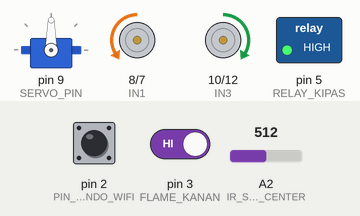
Recording of a sketch running on a simulated Arduino Uno, built with avr-gcc and run on an emulated ATmega328P. Parts: servo, motor-driver pin pairs drawn as motors (green arrow = first pin HIGH = forward, orange = second pin HIGH = backward, longer = more drive, scaled by the enable pin), switched loads named in the sketch (green lamp = pin HIGH). Inputs (shaded band) come from the test bench; at power-on: pin 3 (FLAME_KANAN) HIGH, pin 2 (PIN_KOMANDO_WIFI) HIGH, A2 (IR_SENSOR_CENTER) = 512. What the sketch prints to the serial monitor is not drawn. At 8.8 s the program stops and its outputs stay as they are.

Above: at 1.2 s.
1.3 s: pin 3 (FLAME_KANAN) driven LOW
At 2.4 s:
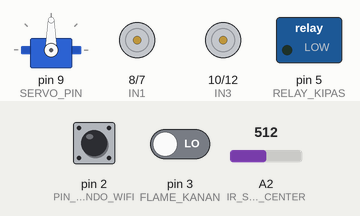
2.8 s: pin 3 (FLAME_KANAN) driven HIGH
At 3.9 s:
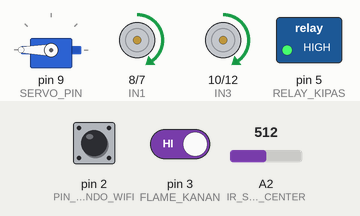
At 8.6 s:
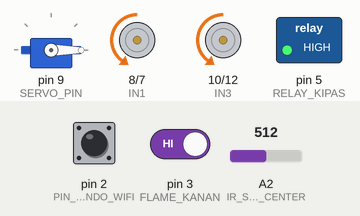
Timing chart, 0 to 10.3 s (numbered marks = the images above; inputs shaded):
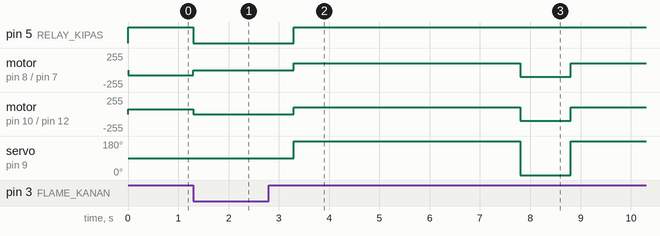

The sketch:

Logika_Line_Follower.ino
```cpp
#include <Servo.h>

/* ==========================================================
   STATUS MISI
   ========================================================== */
bool misiAktif  = false;   // diaktifkan CV / fallback
bool sudahPadam = false;

/* ==========================================================
   PUTAR BALIK
   ========================================================== */
bool sedangPutarBalik = false;
unsigned long waktuPutarBalik = 0;
const unsigned long DURASI_PUTAR_BALIK = 3000;

/* ==========================================================
   SERVO STEERING
   ========================================================== */
#define SERVO_PIN        9
#define SERVO_KIRI     180
#define SERVO_TENGAH    90
#define SERVO_KANAN     0

Servo steeringServo;

/* ==========================================================
   KOMANDO DARI ESP32 / CV
   ========================================================== */
#define PIN_KOMANDO_WIFI 2   // LOW = izin jalan (INPUT_PULLUP)

/* ==========================================================
   SENSOR IR
   ========================================================== */
#define IR_SENSOR_OUTER_RIGHT A4
#define IR_SENSOR_RIGHT       A3
#define IR_SENSOR_CENTER      A2
#define IR_SENSOR_LEFT        A1
#define IR_SENSOR_OUTER_LEFT  A0

#define THRESHOLD_IR 500

/* ==========================================================
   SENSOR API
   ========================================================== */
#define FLAME_KANAN 3
#define API_TERDETEKSI LOW

/* ==========================================================
   RELAY KIPAS
   ========================================================== */
#define RELAY_KIPAS 5
#define RELAY_ON  LOW
#define RELAY_OFF HIGH

/* ==========================================================
   MOTOR DRIVER
   ========================================================== */
#define ENA 11
#define IN1 8
#define IN2 7

#define ENB 6
#define IN3 10
#define IN4 12

/* ==========================================================
   KECEPATAN
   ========================================================== */
int SPEED_LURUS = 75;
int MAX_PWM     = 100;

/* ==========================================================
   LINE FOLLOWER
   ========================================================== */
int error = 0;
int lastError = 0;

/* ==========================================================
   SETUP
   ========================================================== */
void setup() {
  Serial.begin(9600);

  pinMode(PIN_KOMANDO_WIFI, INPUT_PULLUP); // ANTI FLOATING

  pinMode(ENA, OUTPUT); pinMode(IN1, OUTPUT); pinMode(IN2, OUTPUT);
  pinMode(ENB, OUTPUT); pinMode(IN3, OUTPUT); pinMode(IN4, OUTPUT);

  pinMode(FLAME_KANAN, INPUT_PULLUP);
  pinMode(RELAY_KIPAS, OUTPUT);
  matikanKipas();

  steeringServo.attach(SERVO_PIN);
  steeringServo.write(SERVO_TENGAH);

  // 🔥 FALLBACK: robot tetap jalan walau WiFi mati
  misiAktif = false;

  Serial.println("✅ Robot siap dan AKTIF");
}

/* ==========================================================
   LOOP
   ========================================================== */
void loop() {

  /* ===============================
     TRIGGER DARI ESP32 / CV
     =============================== */
  if (digitalRead(PIN_KOMANDO_WIFI) == HIGH) {
    misiAktif = true;
  }

  /* ===============================
     JIKA TIDAK ADA MISI → DIAM
     =============================== */
  if (!misiAktif) {
    rotateMotor(0, 0);
    return;
  }

  /* ===============================
     DETEKSI API (STOP HANYA SAAT ADA API)
     =============================== */
  if (!sudahPadam && digitalRead(FLAME_KANAN) == API_TERDETEKSI) {

    Serial.println("🔥 API TERDETEKSI");

    rotateMotor(0, 0);
    nyalakanKipas();
    delay(2000);

    while (digitalRead(FLAME_KANAN) == API_TERDETEKSI) {
      nyalakanKipas();
      rotateMotor(0, 0);
    }
    sudahPadam = true;
    if (sudahPadam && digitalRead(FLAME_KANAN) != API_TERDETEKSI)
    {
      matikanKipas();
      sudahPadam = true;

      Serial.println("✅ API PADAM → PUTAR BALIK");
      aksiPutarBalik();

      delay(4500);

      steeringServo.write(SERVO_KANAN);
      rotateMotor(100, -100);

      delay(1000);
    }
  }

  /* ===============================
     PUTAR BALIK BERDASARKAN WAKTU
     =============================== */
//   if (sedangPutarBalik) {
//     if (millis() - waktuPutarBalik >= DURASI_PUTAR_BALIK) {
//       sedangPutarBalik = false;
//       steeringServo.write(SERVO_TENGAH);
//       rotateMotor(0, 0);
//     }
//     return;
//   }

  /* ===============================
     CEK HOME → STOP TOTAL
     =============================== */
  if (sudahPadam &&
      analogRead(IR_SENSOR_CENTER) > THRESHOLD_IR &&
      analogRead(IR_SENSOR_RIGHT) > THRESHOLD_IR &&
      analogRead(IR_SENSOR_OUTER_RIGHT) > THRESHOLD_IR &&
      analogRead(IR_SENSOR_LEFT) > THRESHOLD_IR &&
      analogRead(IR_SENSOR_OUTER_LEFT) > THRESHOLD_IR) {

    rotateMotor(0, 0);
    steeringServo.write(SERVO_TENGAH);
    aksiPutarBalik();
    Serial.println("🏠 HOME - MISI SELESAI");
    while (1);
  }

  /* ===============================
     JALANKAN LINE FOLLOWER
     =============================== */
  jalankanLineFollower();
}

/* ==========================================================
   PUTAR BALIK
   ========================================================== */
void aksiPutarBalik() {
      sedangPutarBalik = true;
      waktuPutarBalik = millis();

      steeringServo.write(SERVO_KIRI);
      rotateMotor(-100, 100);
}

/* ==========================================================
   RELAY KIPAS
   ========================================================== */
void nyalakanKipas() {
  digitalWrite(RELAY_KIPAS, RELAY_ON);
}

void matikanKipas() {
  digitalWrite(RELAY_KIPAS, RELAY_OFF);
}

/* ==========================================================
   LINE FOLLOWER
   ========================================================== */
void jalankanLineFollower() {

  int posisi = bacaSensor();

  if (posisi == -99) error = lastError;
  else error = posisi;

  lastError = error;

  int belokFactor = abs(error);
  int speed = SPEED_LURUS - (belokFactor * 15);
  speed = constrain(speed, 75, MAX_PWM);

  rotateMotor(speed, speed);

  int sudutServo = SERVO_TENGAH - (error * 15);
  sudutServo = constrain(sudutServo, SERVO_KANAN, SERVO_KIRI);
  steeringServo.write(sudutServo);
}

/* ==========================================================
   SENSOR IR
   ========================================================== */
int bacaSensor() {

  if (analogRead(IR_SENSOR_CENTER)      > THRESHOLD_IR) return  0;
  if (analogRead(IR_SENSOR_LEFT)        > THRESHOLD_IR) return -2;
  if (analogRead(IR_SENSOR_RIGHT)       > THRESHOLD_IR) return  2;
  if (analogRead(IR_SENSOR_OUTER_LEFT)  > THRESHOLD_IR) return -4;
  if (analogRead(IR_SENSOR_OUTER_RIGHT) > THRESHOLD_IR) return  4;

  return -99;
}

/* ==========================================================
   MOTOR CONTROL
   ========================================================== */
void rotateMotor(int rightSpeed, int leftSpeed) {

  rightSpeed = constrain(rightSpeed, -180, 180);
  leftSpeed  = constrain(leftSpeed,  -180, 180);

  digitalWrite(IN1, rightSpeed < 0);
  digitalWrite(IN2, rightSpeed > 0);

  digitalWrite(IN3, leftSpeed > 0);
  digitalWrite(IN4, leftSpeed < 0);

  analogWrite(ENA, abs(rightSpeed));
  analogWrite(ENB, abs(leftSpeed));
}
```

Measured:
- after the input at 1.3 s, pin 5 (RELAY_KIPAS): HIGH → LOW at once; motor on pin 8 (IN1) / pin 7 (IN2): backward 75/255 → stopped at once; motor on pin 10 (IN3) / pin 12 (IN4): forward 75/255 → stopped at once
- after the input at 2.8 s, pin 5 (RELAY_KIPAS): LOW → HIGH after 0.50 s; motor on pin 8 (IN1) / pin 7 (IN2), motor on pin 10 (IN3) / pin 12 (IN4): stopped → forward 100/255 after 0.50 s, → backward 100/255 4.5 s later, → forward 100/255 1.0 s later; servo on pin 9 (SERVO_PIN): 90° → 180° after 0.50 s, → 0° 4.5 s later, → 180° 1.0 s later
